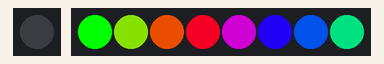
Recording of a program running on a simulated CircuitPython board. On the bench: 1 RGB LEDs in strip order, left to right, 8 RGB LEDs in strip order, left to right. What the program prints to the serial console is not drawn.

Above: at 0.15 s.
At 2.59 s:
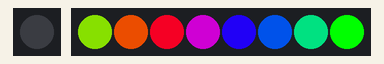
At 4.73 s:
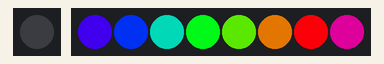
At 9.3 s:
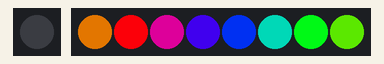
At 14.18 s:
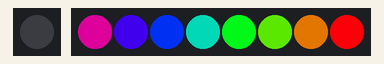
At 18.75 s:
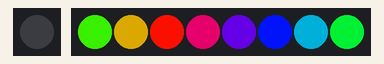
Timing chart, 0 to 40.0 s (numbered marks = the images above):
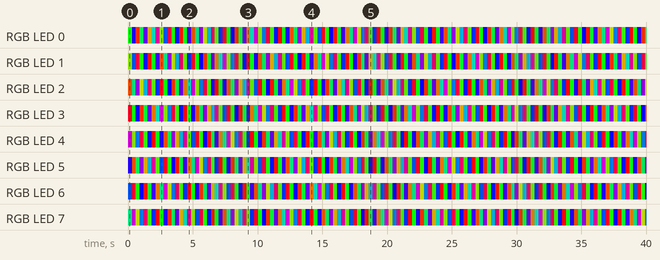

Measured:
- by itself, RGB LED 3: off → RGB(222, 0, 33) at 0.01 s, → RGB(0, 255, 0) 0.31 s later, → RGB(6, 0, 249) 0.30 s later, → RGB(216, 39, 0) 0.31 s later, … (132 changes in this stretch)
- by itself, RGB LED 0: off → RGB(0, 255, 0) at 0.01 s, → RGB(30, 0, 225) 0.31 s later, → RGB(216, 39, 0) 0.30 s later, → RGB(0, 186, 69) 0.31 s later, … (132 changes in this stretch)
- by itself, everything shown: repeats every 19.5 s, in 64 steps

The program:

trinket-dotstar-demo.py
```python
# Trinket DotStar demo
# Welcome to CircuitPython 2.1.0

import board
import adafruit_dotstar as dotstar
import time

# Turn off the one pixel connected internally! autoshow is on
idot = dotstar.DotStar(board.APA102_SCK, board.APA102_MOSI, 1, brightness=0.2)
idot[0] = (0, 0, 0)

# DotStar strip (of LEDs) ...
NUMPIXELS = 8
# ... connected externally!
edot = dotstar.DotStar(board.D3, board.D4, NUMPIXELS, brightness=1)

# Helper to give us a nice color swirl
def wheel(pos):
    # Input a value 0 to 255 to get a color value.
    # The colours are a transition r - g - b - back to r.
    if (pos < 0):
        return [0, 0, 0]
    if (pos > 255):
        return [0, 0, 0]
    if (pos < 85):
        return [int(pos * 3), int(255 - (pos*3)), 0]
    elif (pos < 170):
        pos -= 85
        return [int(255 - pos*3), 0, int(pos*3)]
    else:
        pos -= 170
        return [0, int(pos*3), int(255 - pos*3)]

######################### MAIN LOOP ##############################

i = 0
print("Entering main loop!")
while True:
  # also make the neopixels swirl around
  for p in range(NUMPIXELS):
      idx = int ((p * 256 / NUMPIXELS) + i)
      edot[p] = wheel(idx & 255)
  edot.show()

  i = (i+8) % 256  # run from 0 to 255
  time.sleep(0.01) # make bigger to slow down
```
